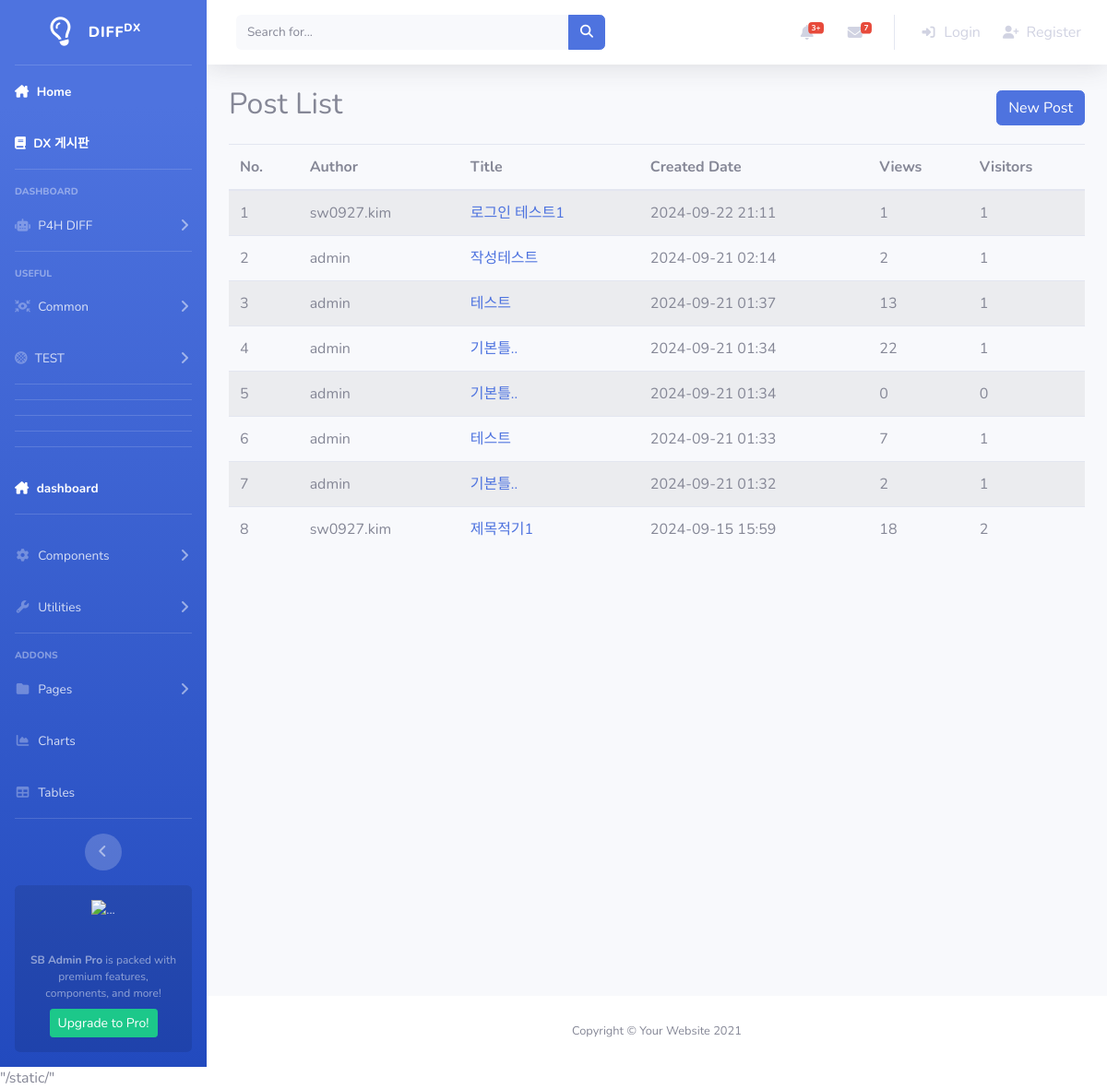
/board/, run on the app's committed database.
### board/models.py (models this page shows, shortened)
class Post(models.Model):
    title = models.CharField(max_length=200)
    content = models.TextField()
    author = models.ForeignKey(User, on_delete=models.CASCADE, null=True)
    created_at = models.DateTimeField(auto_now_add=True)
    updated_at = models.DateTimeField(auto_now=True)
    views = models.PositiveIntegerField(default=0)  # 조회수
    visitors = models.ManyToManyField(User, related_name='post_visitors', blank=True)

### board/views.py (the view)
# urls.py: path('', views.post_list, name='post_list'),
def post_list(request):
    posts = Post.objects.all().order_by('-created_at')
    return render(request, 'board/post_list.html', {'posts': posts})

### templates/board/post_list.html (shortened to what this page needs)
{% extends 'Common/base.html' %}
{% block content %}
    <div class="d-flex justify-content-between align-items-center mb-3">
        <h2>Post List</h2>
        <a href="{% url 'board:post_new' %}" class="btn btn-primary">New Post</a>
    </div>
    <table class="table table-striped">
        <thead>
            <tr>
                <th>No.</th>
                <th>Author</th>
                <th>Title</th>
                <th>Created Date</th>
                <th>Views</th>
                <th>Visitors</th>
            </tr>
        </thead>
        <tbody>
            {% for post in posts %}
            <tr>
                <td>{{ forloop.counter }}</td>
                <td>{{ post.author.username }}</td>
                <td>
                    <a href="{% url 'board:post_detail' post.pk %}">
                        {{ post.title }}
                    </a>
                </td>
                <td>{{ post.created_at|date:"Y-m-d H:i" }}</td>
                <td>{{ post.views }}</td>
                <td>{{ post.visitors.count }}</td>
            </tr>
            {% empty %}
            <tr>
                <td colspan="6" class="text-center">No posts available.</td>
            </tr>
            {% endfor %}
        </tbody>
    </table>
{% endblock %}

### data on the page
Post: author.username "sw0927.kim", title "로그인 테스트1", created_at "2024-09-22 21:11", views "1", visitors.count "1"
Post: author.username "admin", title "작성테스트", created_at "2024-09-21 02:14", views "2", visitors.count "1"
Post: author.username "admin", title "테스트", created_at "2024-09-21 01:37", views "13", visitors.count "1"
Post: author.username "admin", title "기본틀..", created_at "2024-09-21 01:34", views "22", visitors.count "1"
Post: author.username "admin", title "기본틀..", created_at "2024-09-21 01:34", views "0", visitors.count "0"
Post: author.username "admin", title "테스트", created_at "2024-09-21 01:33", views "7", visitors.count "1"
Post: author.username "admin", title "기본틀..", created_at "2024-09-21 01:32", views "2", visitors.count "1"
Post: author.username "sw0927.kim", title "제목적기1", created_at "2024-09-15 15:59", views "18", visitors.count "2"
